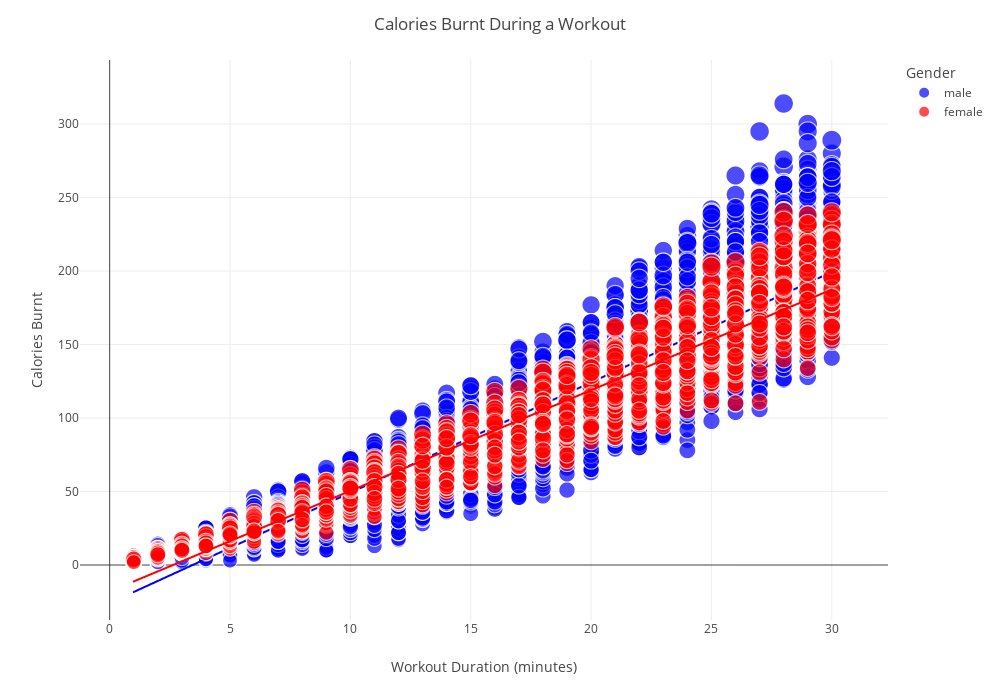

The notebook cell saved with this chart:
### Code cell
# attempt of representation of all the signficant variables in one scatter plot
fig = px.scatter(
    df, 
    x='Duration',
    y='Calories',
    color='Gender',
    size='Heart_Rate',
    trendline='ols', # linear regression line
    hover_data=['Height', 'Weight', 'Heart_Rate', 'Body_Temp'],
    labels={'Gender': 'Gender', 'Heart_Rate': 'Heart Rate (bpm)'},
    color_discrete_sequence=['blue', 'red']  # used for categorical variables color
)

fig.update_layout(
    title='Calories Burnt During a Workout',
    xaxis_title='Workout Duration (minutes)',
    yaxis_title='Calories Burnt'
)

fig.update_layout(width=1000, height=700)

fig.show()

### Figure 1 — Plotly figure (JSON) as saved in the notebook; plotly's stock layout.template omitted (floating-point values rounded to 4 significant figures; data arrays with more than 128 entries replaced by an {"elided": "..."} marker saying what was removed)
{"data": [{"customdata": {"elided": "7447x4 float values"}, "hovertemplate": "Gender=male<br>Duration=%{x}<br>Calories=%{y}<br>Heart Rate (bpm)=%{customdata[2]}<br>Height=%{customdata[0]}<br>Weight=%{customdata[1]}<br>Body_Temp=%{customdata[3]}<extra></extra>", "legendgroup": "male", "marker": {"color": "blue", "size": {"elided": "7447 float values"}, "sizemode": "area", "sizeref": 0.32, "symbol": "circle"}, "mode": "markers", "name": "male", "showlegend": true, "type": "scattergl", "x": {"elided": "7447 float values"}, "xaxis": "x", "y": {"elided": "7447 float values"}, "yaxis": "y"}, {"hovertemplate": "<b>OLS trendline</b><br>Calories = 7.50667 * Duration + -25.8537<br>R<sup>2</sup>=0.884859<br><br>Gender=male<br>Duration=%{x}<br>Calories=%{y} <b>(trend)</b><extra></extra>", "legendgroup": "male", "marker": {"color": "blue", "symbol": "circle"}, "mode": "lines", "name": "male", "showlegend": false, "type": "scattergl", "x": {"elided": "7447 float values"}, "xaxis": "x", "y": {"elided": "7447 float values"}, "yaxis": "y"}, {"customdata": {"elided": "7552x4 float values"}, "hovertemplate": "Gender=female<br>Duration=%{x}<br>Calories=%{y}<br>Heart Rate (bpm)=%{customdata[2]}<br>Height=%{customdata[0]}<br>Weight=%{customdata[1]}<br>Body_Temp=%{customdata[3]}<extra></extra>", "legendgroup": "female", "marker": {"color": "red", "size": {"elided": "7552 float values"}, "sizemode": "area", "sizeref": 0.32, "symbol": "circle"}, "mode": "markers", "name": "female", "showlegend": true, "type": "scattergl", "x": {"elided": "7552 float values"}, "xaxis": "x", "y": {"elided": "7552 float values"}, "yaxis": "y"}, {"hovertemplate": "<b>OLS trendline</b><br>Calories = 6.84793 * Duration + -18.0043<br>R<sup>2</sup>=0.953021<br><br>Gender=female<br>Duration=%{x}<br>Calories=%{y} <b>(trend)</b><extra></extra>", "legendgroup": "female", "marker": {"color": "red", "symbol": "circle"}, "mode": "lines", "name": "female", "showlegend": false, "type": "scattergl", "x": {"elided": "7552 float values"}, "xaxis": "x", "y": {"elided": "7552 float values"}, "yaxis": "y"}], "layout": {"height": 700, "legend": {"itemsizing": "constant", "title": {"text": "Gender"}, "tracegroupgap": 0}, "margin": {"t": 60}, "title": {"text": "Calories Burnt During a Workout"}, "width": 1000, "xaxis": {"anchor": "y", "domain": [0, 1], "title": {"text": "Workout Duration (minutes)"}}, "yaxis": {"anchor": "x", "domain": [0, 1], "title": {"text": "Calories Burnt"}}}}
